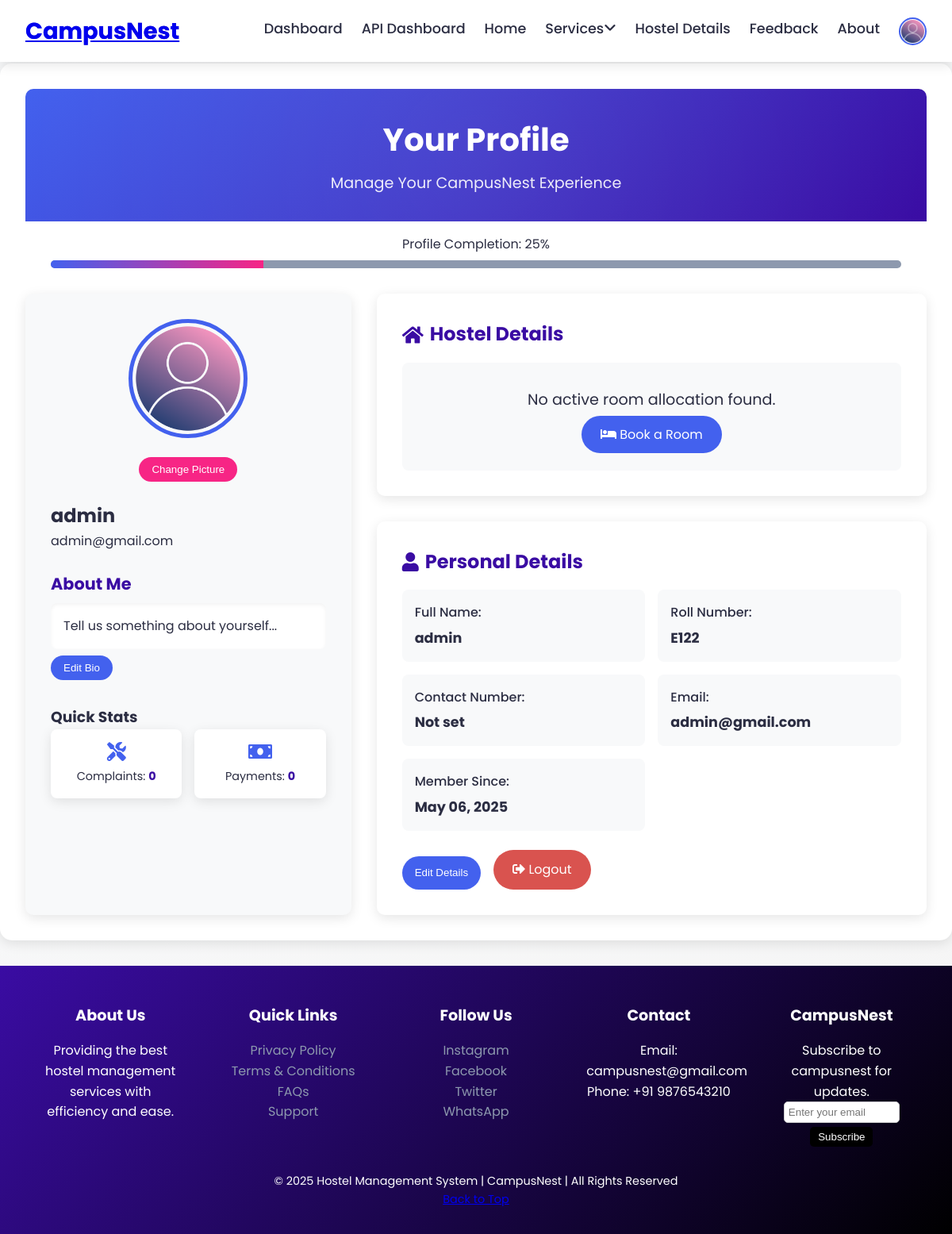
Page /profile/ (signed in) on the committed database.
### Hostels/models.py (models this page shows, shortened)
class CustomUser(AbstractUser):
    username = None  # Remove username field
    email = models.EmailField(unique=True)
    roll_number = models.CharField(max_length=20, blank=True, null=True,unique=True)  # Optional field
    USERNAME_FIELD = 'email'
    REQUIRED_FIELDS = ['first_name', 'last_name','roll_number']  # roll_number is optional
    objects = CustomUserManager()

### Hostels/views.py (the view)
# urls.py: path('profile/', views.profiles, name='profiles'),
def profiles(request):
    allocation = request.user.allocations.filter(models.Q(status='confirmed') | models.Q(status='pending')).order_by('-allocation_date').first()
    student_profile = getattr(request.user, 'student_profile', None)
    profile_completion = calculate_profile_completion(request.user, student_profile)
    stats = {
        'bookings': request.user.allocations.count(),
        'complaints': request.user.complaintmaintenance_set.count(),  # Fixed
        'payments': request.user.payments.count(),
    }
    form = ProfileUpdateForm(instance=student_profile)
    return render(request, 'Rooms_profile.html', {
        'form': form,
        'student_profile': student_profile,
        'allocation': allocation,
        'profile_completion': profile_completion,
        'stats': stats,
    })

### Hostels/forms.py
class ProfileUpdateForm(forms.ModelForm):
    class Meta:
        model = StudentProfile
        fields = ['contact_number', 'profile_picture', 'bio']

### Hostels/views.py (called while the page is built)
def calculate_profile_completion(user, profile):
    fields = [
        user.get_full_name(),
        profile.bio if profile else None,
        profile.contact_number if profile else None,
        profile.profile_picture if profile else None,
    ]
    filled = sum(1 for field in fields if field)
    return (filled / len(fields)) * 100

### Hostels/templates/Rooms_profile.html (shortened to what this page needs)
{% extends 'Rooms_base.html' %}
{% load static %}
{% block content %}
<link rel="stylesheet" href="{% static 'css/Rooms_profile.css' %}">
<div class="profile-container">
    <header class="profile-header">
        <h1>Your Profile</h1>
        <p class="header-tagline">Manage Your CampusNest Experience</p>
    </header>
    <div class="profile-progress">
        <p>Profile Completion: <span id="progress-percent">{{ profile_completion|floatformat:0 }}%</span></p>
        <div class="progress-bar">
            <div class="progress-fill" style="width: {{ profile_completion|floatformat:0 }}%;"></div>
        </div>
    </div>
    <div class="profile-content">
        <aside class="profile-sidebar">
            <div class="profile-picture-container">
                <img src="{% if student_profile.profile_picture %}{{ student_profile.profile_picture.url }}{% else %}{% static 'images/profile.png' %}{% endif %}"
                alt="Profile Picture" class="profile-pic" id="profile-pic-display">
                <form id="profile-picture-form" method="post" enctype="multipart/form-data" action="{% url 'update_profile_pic' %}">
                    <button type="button" class="btn edit" onclick="document.getElementById('profile-picture-upload').click()">Change Picture</button>
                </form>
            </div>
            <h2>{{ user.get_full_name|default:user.email }}</h2>
            <p class="user-email">{{ user.email }}</p>
            <div class="about-me">
                <h3>About Me</h3>
                <p id="about-me-text">{{ student_profile.bio|default:"Tell us something about yourself..." }}</p>
                <button class="edit-btn" id="edit-bio-btn">Edit Bio</button>
            </div>
            <div class="quick-stats">
                <h3>Quick Stats</h3>
                <div class="stats-grid">
                    <div class="stat-item">
                        <i class="fas fa-tools"></i>
                        <p>Complaints: <strong>{{ stats.complaints|default:0 }}</strong></p>
                    </div>
                    <div class="stat-item">
                        <i class="fas fa-money-bill"></i>
                        <p>Payments: <strong>{{ stats.payments|default:0 }}</strong></p>
                    </div>
                </div>
            </div>
        </aside>
        <main class="profile-main">
<div class="profile-section card">
    <h2><i class="fas fa-home"></i> Hostel Details</h2>
    {% if allocation %}
        <div class="details-grid">
            <div class="detail-item">
                <span>Room Number:</span>
                <strong>{{ allocation.room.room_number }}</strong>
            </div>
            <div class="detail-item">
                <span>Hostel:</span>
                <strong>{{ allocation.room.hostel.name }}</strong>
            </div>
            <div class="detail-item">
                <span>Floor:</span>
                <strong>Floor {{ allocation.room.floor }}</strong>
            </div>
            <div class="detail-item">
                <span>AC Type:</span>
                <strong>{{ allocation.room.get_ac_type_display }}</strong>
            </div>
            <div class="detail-item">
                <span>Allocation Date:</span>
                <strong>{{ allocation.allocation_date|date:"F d, Y" }}</strong>
            </div>
            <div class="detail-item status-display">
                <span>Status:</span>
                <div class="status-indicator status-{{ allocation.status }}">
                    {{ allocation.get_status_display }}
                    {% if allocation.status == 'pending' %}
                    <div class="payment-pending">(Payment Required)</div>
                    {% endif %}
                </div>
            </div>
            <div class="action-buttons">
                {% if allocation.status == 'confirmed' %}
                    <a href="{% url 'room_change_request' %}" class="btn btn-primary">
                        <i class="fas fa-exchange-alt"></i> Request Room Change
                    </a>
                    {% if allocation.fee_payments.exists %}
                    <div class="payment-status">
                        <i class="fas fa-check-circle"></i>
                        Paid: ₹{{ allocation.fee_payments.first.amount }}
                    </div>
                    {% endif %}
                {% elif allocation.status == 'pending' %}
                    <a class="btn payment-btn" href="{% url 'payment' %}">
                        <i class="fas fa-credit-card"></i> Complete Payment
                    </a>
                {% endif %}
            </div>
        </div>
    {% else %}
        <div class="no-allocation">
            <p>No active room allocation found.</p>
            <a href="{% url 'room_allocation' %}" class="btn primary">
                <i class="fas fa-bed"></i> Book a Room
            </a>
        </div>
    {% endif %}
</div>
            <div class="profile-section card">
                <h2><i class="fas fa-user"></i> Personal Details</h2>
                <div class="details-grid">
                    <div class="detail-item">
                        <span>Full Name:</span>
                        <strong>{{ user.get_full_name|default:"Not set" }}</strong>
                    </div>
                    <div class="detail-item">
                        <span>Roll Number:</span>
                        <strong>{{ user.roll_number|default:"Not set" }}</strong>
                    </div>
                    <div class="detail-item">
                        <span>Contact Number:</span>
                        <strong>{{ student_profile.contact_number|default:"Not set" }}</strong>
                    </div>
                    <div class="detail-item">
                        <span>Email:</span>
                        <strong>{{ user.email }}</strong>
                    </div>
                    <div class="detail-item">
                        <span>Member Since:</span>
                        <strong>{{ user.date_joined|date:"F d, Y" }}</strong>
                    </div>
                </div>
                <div class="profile-actions">
                    <button class="edit-btn" id="edit-details-btn">Edit Details</button>
                    <a class="btn logout-btn" href="{% url 'logout' %}"
                       onclick="return confirm('Are you sure you want to logout?');">
                        <i class="fas fa-sign-out-alt"></i> Logout
                    </a>
                </div>
            </div>
        </main>
    </div>
</div>
{% endblock %}

### Hostels/static/css/Rooms_base.css (style rules this page uses)
:root { --primary: #4361ee; --secondary: #3a0ca3; --accent: #f72585; --success: #4CAF50; --warning: #FFD700; --danger: #d9534f; --text-dark: #2b2d42; --text-light: #8d99ae; --white: #ffffff; --light-bg: #f8f9fa; --shadow: 0 4px 15px rgba(0, 0, 0, 0.1); --shadow-hover: 0 8px 25px rgba(0, 0, 0, 0.2); --transition: all 0.3s ease; }
* { margin: 0; padding: 0; box-sizing: border-box; }
body { font-family: 'Poppins', sans-serif; background: linear-gradient(135deg, var(--light-bg), #f5f5f5); color: var(--text-dark); line-height: 1.6; }
h1, h2, h3, h4, h5 { font-weight: 700; }

### rows in the picture
CustomUser: get_full_name "admin", email "admin@gmail.com", roll_number "E122", date_joined "May 06, 2025"

### other values in the picture
{{ profile_completion|floatformat:0 }} "25"
{{ student_profile.bio|default:"Tell us something about yourself..." }} "Tell us something about yourself..."
{{ stats.complaints|default:0 }} "0"
{{ stats.payments|default:0 }} "0"
{{ student_profile.contact_number|default:"Not set" }} "Not set"
